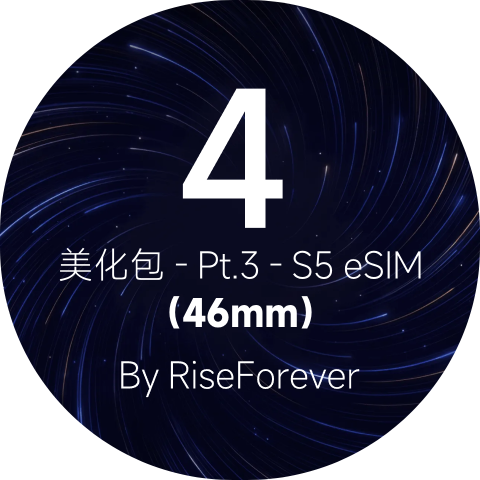
#> input picture s5e-charge/assets/cover.png, 480 x 480 px; the run also reads 1 picture not shown here
$ python make_ui_images.py
#> lines starting #> are read from the running program, lines starting #| are printed output that depends on the picture; after the words box and inside, x2 and y2 are one past the last pixel; in counts of white or black regions, pixels touching at a corner belong together
### s5e-charge/tools/paths.py
"""项目里所有脚本的路径入口 —— 换机器 / 换目录只看这一个文件。

默认布局（都相对项目根）：
    inputs/target/   目标固件的分区镜像（要自己放，见 README）
    inputs/source/   图标来源的分区镜像（要自己放）
    inputs/fonts/    可选：MiSans-Medium.ttf / MiSans-Semibold.ttf（渲染预览用）
    vendor/          第三方 LuaDevTemplate-main（里面有 Compiler.exe，要自己放）
    .work/           构建工作区（产物，可删）
    dist/            交付的 .face
    docs/            说明与预览图

环境变量可覆盖：ICON_EDIT_INPUTS / ICON_EDIT_VENDOR / ICON_EDIT_WORK /
                ICON_EDIT_DIST / ICON_EDIT_DOCS / ICON_EDIT_FONTS
"""
import os

PROJ = os.path.dirname(os.path.dirname(os.path.abspath(__file__)))


def _p(env, default):
    return os.environ.get(env) or os.path.join(PROJ, default)


INPUTS = _p('ICON_EDIT_INPUTS', 'inputs')
VENDOR = _p('ICON_EDIT_VENDOR', 'vendor')
WORK = _p('ICON_EDIT_WORK', '.work')
DIST = _p('ICON_EDIT_DIST', 'dist')
DOCS = _p('ICON_EDIT_DOCS', 'docs')
FONTS = os.environ.get('ICON_EDIT_FONTS') or os.path.join(INPUTS, 'fonts')
TEMPLATE = os.path.join(VENDOR, 'LuaDevTemplate-main')
INPUT_TARGET = os.path.join(INPUTS, 'target')
INPUT_SOURCE = os.path.join(INPUTS, 'source')

for _d in (WORK, DIST, DOCS, INPUT_TARGET, INPUT_SOURCE):
    os.makedirs(_d, exist_ok=True)

### s5e-charge/tools/iconpack.py
"""Build / apply a system-app launcher-icon replacement for a Vela `vela_system.bin`.

Why "same length" is the whole ball game
----------------------------------------
ROMFS packs superblock -> inode -> name -> file data strictly back to back, and
every `next` / `spec` pointer is an ABSOLUTE offset.  If a replacement file
changes length by even one byte, every later offset shifts and the image is
corrupt.  So a replacement must encode to EXACTLY the original byte length:

  * source PNG == original dimensions  -> encode, lengths match, done.
  * source PNG != original dimensions  -> two options:
      (default) resize to the original dimensions  (icon renders identically)
      --pad     keep the source dimensions, zero-pad the container to the
                original length (renders smaller unless the launcher scales)

Usage:
  iconpack.py list    <vela_system.bin>
  iconpack.py make    <vela_system.bin> <pngdir> <outdir> [--pad] [--patched]
  iconpack.py apply   <vela_system.bin> <patch.bin> <out.bin>
"""
import os, sys, json, struct, hashlib, shutil
sys.path.insert(0, os.path.dirname(os.path.abspath(__file__)))
from romfs import Romfs, img_header
from lvgl_bin import rle_compress, pad_rle
from PIL import Image

CF_ARGB8888, CF_I8, MAGIC = 0x10, 0x0a, 0x19
FMT = {CF_ARGB8888: 'ARGB8888', CF_I8: 'I8'}
RESAMPLE = Image.LANCZOS


# ----------------------------------------------------------------- encoders
def encode_argb8888(img):
    rgba = img.convert('RGBA')
    w, h = rgba.size
    px = rgba.load()
    out = bytearray()
    for y in range(h):
        row = bytearray()
        for x in range(w):
            r, g, b, a = px[x, y]
            row += bytes((b, g, r, a))
        out += row
    return bytes(out)


# [156 lines left out: functions encode_i8, encode_i8_palette, not called in this run]


def encode(img, cf, w, h, flags=0, pad_to=None, palette=None):
    if cf == CF_ARGB8888:
        body = encode_argb8888(img)
    elif palette is not None:
        body = encode_i8_palette(img, palette)
    else:
        body = encode_i8(img)
    stride = w * (4 if cf == CF_ARGB8888 else 1)
    blob = struct.pack('<BBHHHHH', MAGIC, cf, flags, w, h, stride, 0) + body
    if pad_to is not None:
        if len(blob) > pad_to:
            raise ValueError(f'encoded {len(blob)} > slot {pad_to}')
        blob += b'\x00' * (pad_to - len(blob))
    return blob


# ----------------------------------------------------------------- helpers
# [26 lines left out: function raw_i8_strided, not called in this run]


# 从大到小试：优先保真，装不下再减色
RLE_COLOR_STEPS = (256, 192, 160, 128, 96, 80, 64, 48, 40, 32, 24, 16, 12, 8, 6, 4)


# [180 lines left out: functions encode_into_slot, targets, describe, cmd_list, cmd_make, cmd_apply, not called in this run]


# [12 lines that do not run on import are left out]

### s5e-charge/tools/make_ui_images.py
"""把 assets/ 里的 UI 素材转成 LVGL v9 二进制图片（.bin），供表盘运行时加载。

尺寸取自 tools/pages.py 的 480 档规格：列表图标 31x31、返回箭头 18x29、关于页 logo 80x80。
格式（已在真机验证）:
    header 12B: magic=0x19 | cf | flags | w | h | stride | reserved
    cf=0x10 ARGB8888 -> 数据为 BGRA，长度 = w*h*4
编码器用 iconpack.encode（与图标包同一套，字节级验证过）。
"""
import os, sys
sys.path.insert(0, os.path.dirname(os.path.abspath(__file__)))
import iconpack as ip
from PIL import Image, ImageDraw

from paths import PROJ, DOCS
ASSETS = os.path.join(PROJ, 'assets')
OUT = os.path.join(PROJ, 'ui_images')

SPEC = [
    ('back',        'backarrow.png',                     18, 29),
    ('ic_help',     'MdiLightbulbOutline.png',            31, 31),
    ('ic_replace',  'MdiBandage.png',                     31, 31),
    ('ic_about',    'MdiInformationOutline.png',          31, 31),
    ('ic_check',    'MdiClipboardTextSearchOutline.png',  31, 31),
    ('ic_rollback', 'MdiReplyAllOutline.png',             31, 31),
    ('ic_qq',       'qq.png',                             31, 31),
]

os.makedirs(OUT, exist_ok=True)
for name, png, w, h in SPEC:
    p = os.path.join(ASSETS, png)
    if not os.path.exists(p):
        print(f'  缺少 {png}'); continue
    img = Image.open(p).convert('RGBA')
    if img.size != (w, h):
        img = img.resize((w, h), Image.LANCZOS)
#> img: PIL image 18x29 RGBA
    blob = ip.encode(img, ip.CF_ARGB8888, w, h, 0)
    dst = os.path.join(OUT, name + '.bin')
    open(dst, 'wb').write(blob)
    print(f'  {name:<12} <- {png:<34} {w}x{h}  {len(blob)} bytes')
#|   back         <- backarrow.png                      18x29  2100 bytes

# 关于页的 logo：封面图缩到 80x80，并加圆形遮罩
# （封面是圆形图案 + 黑色方角，不裁成圆的话会在墨绿卡片上露出黑方块）
logo_src = os.path.join(ASSETS, 'cover.png')
if os.path.exists(logo_src):
    L = 80
    img = Image.open(logo_src).convert('RGBA').resize((L, L), Image.LANCZOS)
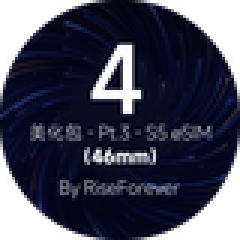
#> img: PIL image 80x80 RGBA (shown 3 times larger); mean R, G, B, A 19.8, 20.8, 38.9, 203.6; transparent parts drawn white
    mask = Image.new('L', (L, L), 0)
#> mask: PIL image 80x80 L; every value is 0
    ImageDraw.Draw(mask).ellipse([0, 0, L - 1, L - 1], fill=255)
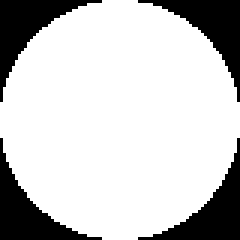
#> mask: PIL image 80x80 L (shown 3 times larger); 78.4% white; 4 black regions, box (x1, y1, x2, y2) and area: (0, 0, 34, 34) 346, (46, 0, 80, 34) 346, (0, 46, 34, 80) 346, (46, 46, 80, 80) 346
    img.putalpha(mask)
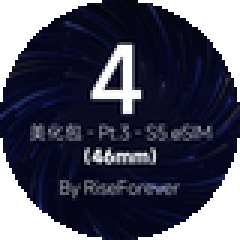
#> img: PIL image 80x80 RGBA (shown 3 times larger); mean R, G, B, A 19.8, 20.8, 38.9, 199.9; transparent parts drawn white
    blob = ip.encode(img, ip.CF_ARGB8888, L, L, 0)
    open(os.path.join(OUT, 'logo.bin'), 'wb').write(blob)
    # 顺便存一份 PNG 给本机预览用（注意别放进打包目录，会一起被打进去）
    prev = os.path.join(DOCS, 'logo_preview_480.png')
    os.makedirs(os.path.dirname(prev), exist_ok=True)
    img.save(prev)
    print(f'  {"logo":<12} <- cover.png(圆形裁切)              {L}x{L}  {len(blob)} bytes')
#|   logo         <- cover.png(圆形裁切)              80x80  25612 bytes

print('written to', OUT)
